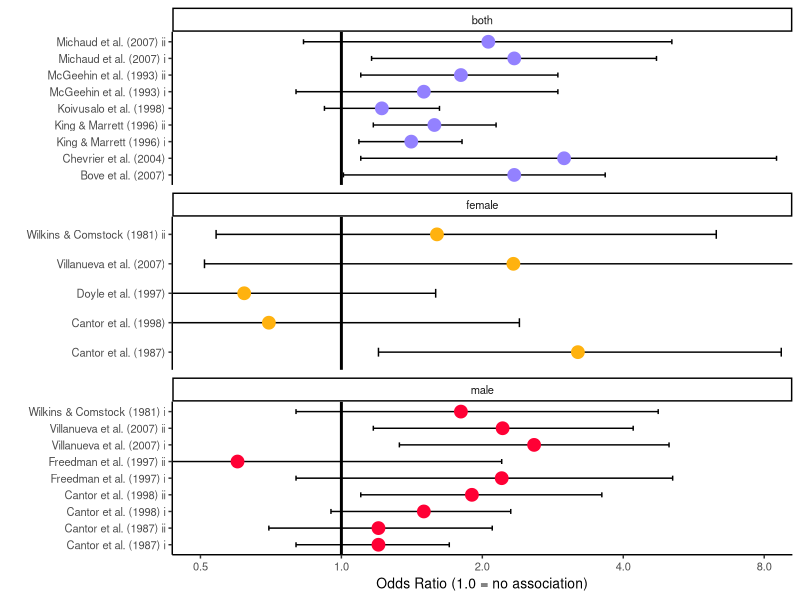
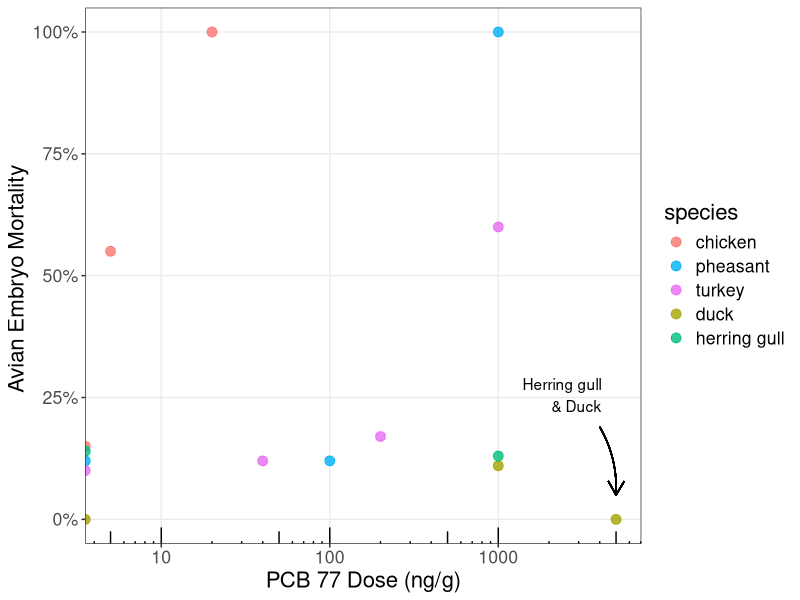

Here is the R script that generated these plots, in order:
## ---- chunk 1
library(ggplot2)


# plot of DBP cancer data.
df <- readr::read_csv("data/hrudey_2009_waterResearch.csv")

colors <- c("#9381FF", "#FFB20F", "#FF0035")

ggplot(data = df,
       aes(x = ref,
           y = adj_or,
           ymin = ci_95_low,
           ymax = ci_95_high,
           colour = sex
       )) +
  geom_hline(yintercept = 1, size=1) +
  geom_errorbar(color = "black",
                width = 0.3) +
  geom_point(size=4) +
  facet_wrap(~sex, ncol = 1, scales = "free_y") +
  scale_color_manual(values = colors) +
  theme_classic() +
  theme(legend.position = "none",
        panel.background = element_rect(fill = "transparent"),
        plot.background = element_rect(fill = "transparent"),
        text = element_text(size = 10)
  ) +
  labs(y = "Odds Ratio (1.0 = no association)",
       x = "") +
  scale_y_continuous(trans = "log2",
                     breaks = c(0.5, 1, 2, 4, 8)) +
  coord_flip(ylim = c(0.5, 8))
## ---- chunk 2
library(tidyverse)

tox <- read_csv("data/pcb77_bird_tox.csv")

p <- ggplot(data = tox,
       aes(x = dose,
           y = mortality,
           colour = species)) +
  geom_point(size = 3, alpha = 0.8) +
 #   scale_x_log10(
 #    breaks = scales::trans_breaks("log10", function(x) 10^x),
 #    labels = scales::trans_format("log10", scale::)
 #  #  labels = scales::label_number(scale_cut = scales::cut_long_scale())
 # ) +
  scale_x_log10() +
  annotation_logticks(sides = "b",
                      short = unit(.5,"mm"),
                      mid = unit(3,"mm"),
                      long = unit(4,"mm")
) +
  scale_y_continuous(labels = scales::percent_format(scale = 1)) +
  labs(x = "PCB 77 Dose (ng/g)",
       y = "Avian Embryo Mortality ") +
  theme_bw() +
  theme(panel.grid.minor = element_blank(),
        text = element_text(size = 16) )

p2 <- p +
  geom_curve(
  aes(x =  4000, y = 19, xend = 5000, yend = 5),
  colour = "black",
  curvature = -0.15,
  arrow = arrow(length = unit(0.03, "npc"))
) +
  annotate("text", x = 4100, y = 25.5, hjust = 1, label = "Herring gull\n& Duck") +
  scale_colour_discrete(breaks=c("chicken", "pheasant", "turkey", "duck", "herring gull"))

p2
